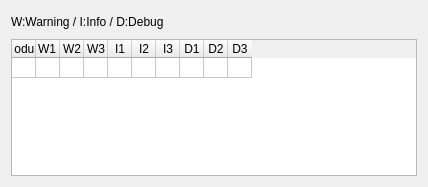
<?xml version="1.0" encoding="UTF-8"?>
<ui version="4.0">
 <class>NiveauTraceModules</class>
 <widget class="QDialog" name="NiveauTraceModules">
  <property name="geometry">
   <rect>
    <x>0</x>
    <y>0</y>
    <width>428</width>
    <height>187</height>
   </rect>
  </property>
  <property name="windowTitle">
   <string>Niveau d'affichage des modules</string>
  </property>
  <property name="modal">
   <bool>false</bool>
  </property>
  <layout class="QGridLayout" name="gridLayout">
   <item row="0" column="0">
    <widget class="QLabel" name="label">
     <property name="text">
      <string>W:Warning / I:Info / D:Debug</string>
     </property>
    </widget>
   </item>
   <item row="0" column="1">
    <spacer name="horizontalSpacer">
     <property name="orientation">
      <enum>Qt::Horizontal</enum>
     </property>
     <property name="sizeHint" stdset="0">
      <size>
       <width>251</width>
       <height>20</height>
      </size>
     </property>
    </spacer>
   </item>
   <item row="0" column="2">
    <widget class="QPushButton" name="pb_select_all">
     <property name="toolTip">
      <string>Activer tous les niveaux d'affichage</string>
     </property>
     <property name="text">
      <string/>
     </property>
     <property name="icon">
      <iconset resource="../../icons.qrc">
       <normaloff>:/icons/select_all.png</normaloff>:/icons/select_all.png</iconset>
     </property>
     <property name="iconSize">
      <size>
       <width>20</width>
       <height>20</height>
      </size>
     </property>
     <property name="autoDefault">
      <bool>false</bool>
     </property>
     <property name="flat">
      <bool>true</bool>
     </property>
    </widget>
   </item>
   <item row="0" column="3">
    <widget class="QPushButton" name="pb_deselect_all">
     <property name="toolTip">
      <string>Inhiber tous les niveaux d'affichage</string>
     </property>
     <property name="text">
      <string/>
     </property>
     <property name="icon">
      <iconset resource="../../icons.qrc">
       <normaloff>:/icons/remove_all.png</normaloff>:/icons/remove_all.png</iconset>
     </property>
     <property name="iconSize">
      <size>
       <width>20</width>
       <height>20</height>
      </size>
     </property>
     <property name="autoDefault">
      <bool>false</bool>
     </property>
     <property name="flat">
      <bool>true</bool>
     </property>
    </widget>
   </item>
   <item row="1" column="0" colspan="4">
    <widget class="QTableWidget" name="table_niveau_aff_modules">
     <property name="alternatingRowColors">
      <bool>true</bool>
     </property>
     <property name="selectionMode">
      <enum>QAbstractItemView::NoSelection</enum>
     </property>
     <property name="sortingEnabled">
      <bool>true</bool>
     </property>
     <property name="cornerButtonEnabled">
      <bool>true</bool>
     </property>
     <property name="rowCount">
      <number>1</number>
     </property>
     <attribute name="horizontalHeaderCascadingSectionResizes">
      <bool>false</bool>
     </attribute>
     <attribute name="horizontalHeaderDefaultSectionSize">
      <number>24</number>
     </attribute>
     <attribute name="horizontalHeaderMinimumSectionSize">
      <number>20</number>
     </attribute>
     <attribute name="verticalHeaderVisible">
      <bool>false</bool>
     </attribute>
     <attribute name="verticalHeaderDefaultSectionSize">
      <number>20</number>
     </attribute>
     <attribute name="verticalHeaderMinimumSectionSize">
      <number>20</number>
     </attribute>
     <row/>
     <column>
      <property name="text">
       <string>Module</string>
      </property>
     </column>
     <column>
      <property name="text">
       <string>W1</string>
      </property>
      <property name="textAlignment">
       <set>AlignLeft|AlignVCenter</set>
      </property>
     </column>
     <column>
      <property name="text">
       <string>W2</string>
      </property>
     </column>
     <column>
      <property name="text">
       <string>W3</string>
      </property>
     </column>
     <column>
      <property name="text">
       <string>I1</string>
      </property>
     </column>
     <column>
      <property name="text">
       <string>I2</string>
      </property>
     </column>
     <column>
      <property name="text">
       <string>I3</string>
      </property>
     </column>
     <column>
      <property name="text">
       <string>D1</string>
      </property>
     </column>
     <column>
      <property name="text">
       <string>D2</string>
      </property>
     </column>
     <column>
      <property name="text">
       <string>D3</string>
      </property>
     </column>
     <item row="0" column="0">
      <property name="text">
       <string/>
      </property>
      <property name="flags">
       <set>ItemIsDragEnabled|ItemIsUserCheckable|ItemIsEnabled</set>
      </property>
     </item>
     <item row="0" column="1">
      <property name="text">
       <string/>
      </property>
      <property name="checkState">
       <enum>Unchecked</enum>
      </property>
      <property name="flags">
       <set>ItemIsUserCheckable|ItemIsEnabled</set>
      </property>
     </item>
     <item row="0" column="2">
      <property name="text">
       <string/>
      </property>
      <property name="checkState">
       <enum>Unchecked</enum>
      </property>
      <property name="flags">
       <set>ItemIsUserCheckable|ItemIsEnabled</set>
      </property>
     </item>
     <item row="0" column="3">
      <property name="text">
       <string/>
      </property>
      <property name="checkState">
       <enum>Unchecked</enum>
      </property>
     </item>
     <item row="0" column="4">
      <property name="text">
       <string/>
      </property>
      <property name="checkState">
       <enum>Unchecked</enum>
      </property>
     </item>
     <item row="0" column="5">
      <property name="text">
       <string/>
      </property>
      <property name="checkState">
       <enum>Unchecked</enum>
      </property>
      <property name="flags">
       <set>ItemIsUserCheckable|ItemIsEnabled</set>
      </property>
     </item>
     <item row="0" column="6">
      <property name="text">
       <string/>
      </property>
      <property name="checkState">
       <enum>Unchecked</enum>
      </property>
      <property name="flags">
       <set>ItemIsUserCheckable|ItemIsEnabled</set>
      </property>
     </item>
     <item row="0" column="7">
      <property name="text">
       <string/>
      </property>
      <property name="checkState">
       <enum>Unchecked</enum>
      </property>
     </item>
     <item row="0" column="8">
      <property name="text">
       <string/>
      </property>
      <property name="checkState">
       <enum>Unchecked</enum>
      </property>
     </item>
     <item row="0" column="9">
      <property name="text">
       <string/>
      </property>
      <property name="checkState">
       <enum>Unchecked</enum>
      </property>
     </item>
    </widget>
   </item>
  </layout>
 </widget>
 <resources>
  <include location="../../icons.qrc"/>
 </resources>
 <connections/>
</ui>
